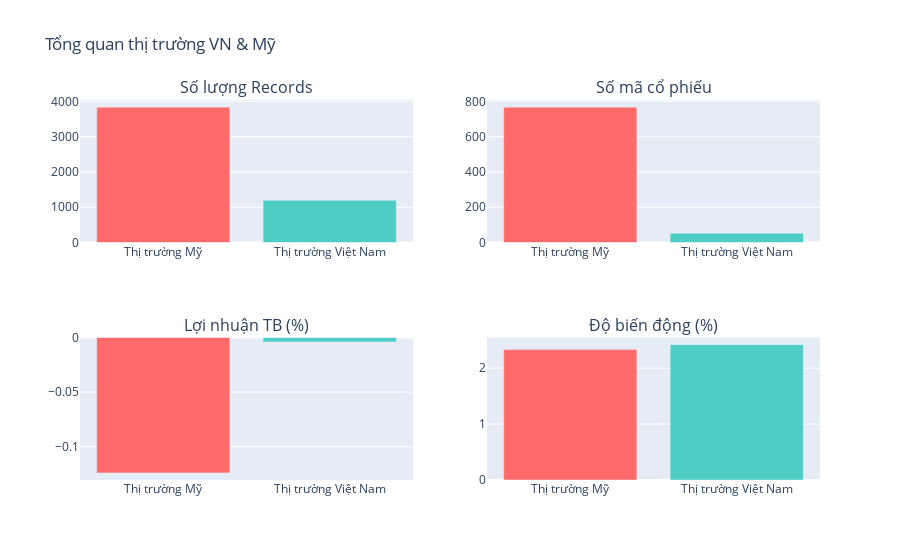

Here is the notebook cell this chart was saved with:
### Code cell
# 📊 1. TỔNG QUAN THỊ TRƯỜNG
def get_market_overview():
    query = """
    SELECT 
        CASE 
            WHEN source IN ('finnhub', 'alphavantage', 'polygon') THEN 'Thị trường Mỹ'
            WHEN source = 'yahoo' THEN 'Thị trường Việt Nam'
            ELSE 'Khác'
        END as market,
        COUNT(*) as records,
        COUNT(DISTINCT symbol) as symbols,
        AVG(close_price) as avg_price,
        AVG(daily_return) as avg_return,
        STDDEV(daily_return) as volatility,
        AVG(volume) as avg_volume,
        MIN(date) as start_date,
        MAX(date) as end_date
    FROM stocks.stocks_daily_all
    WHERE daily_return IS NOT NULL
    GROUP BY 
        CASE 
            WHEN source IN ('finnhub', 'alphavantage', 'polygon') THEN 'Thị trường Mỹ'
            WHEN source = 'yahoo' THEN 'Thị trường Việt Nam'
            ELSE 'Khác'
        END
    ORDER BY records DESC
    """
    return pd.read_sql(query, conn)

df_overview = get_market_overview()
print("📈 TỔNG QUAN THỊ TRƯỜNG:")
print(df_overview.round(2).to_string(index=False))

# Biểu đồ tổng quan
fig = make_subplots(
    rows=2, cols=2,
    subplot_titles=('Số lượng Records', 'Số mã cổ phiếu', 'Lợi nhuận TB (%)', 'Độ biến động (%)'),
    specs=[[{"type": "bar"}, {"type": "bar"}], [{"type": "bar"}, {"type": "bar"}]]
)

colors = ['#FF6B6B', '#4ECDC4']
fig.add_trace(go.Bar(x=df_overview['market'], y=df_overview['records'], name='Records', marker_color=colors), row=1, col=1)
fig.add_trace(go.Bar(x=df_overview['market'], y=df_overview['symbols'], name='Symbols', marker_color=colors), row=1, col=2)
fig.add_trace(go.Bar(x=df_overview['market'], y=df_overview['avg_return'], name='Avg Return', marker_color=colors), row=2, col=1)
fig.add_trace(go.Bar(x=df_overview['market'], y=df_overview['volatility'], name='Volatility', marker_color=colors), row=2, col=2)

fig.update_layout(height=600, title_text="Tổng quan thị trường VN & Mỹ", showlegend=False)
fig.show()

### Figure 1 — Plotly figure (JSON) as saved in the notebook; plotly's stock layout.template omitted (floating-point values rounded to 4 significant figures)
{"data": [{"marker": {"color": ["#FF6B6B", "#4ECDC4"]}, "name": "Records", "type": "bar", "x": ["Thị trường Mỹ", "Thị trường Việt Nam"], "xaxis": "x", "y": [3838, 1195], "yaxis": "y"}, {"marker": {"color": ["#FF6B6B", "#4ECDC4"]}, "name": "Symbols", "type": "bar", "x": ["Thị trường Mỹ", "Thị trường Việt Nam"], "xaxis": "x2", "y": [767, 52], "yaxis": "y2"}, {"marker": {"color": ["#FF6B6B", "#4ECDC4"]}, "name": "Avg Return", "type": "bar", "x": ["Thị trường Mỹ", "Thị trường Việt Nam"], "xaxis": "x3", "y": [-0.1239, -0.004071], "yaxis": "y3"}, {"marker": {"color": ["#FF6B6B", "#4ECDC4"]}, "name": "Volatility", "type": "bar", "x": ["Thị trường Mỹ", "Thị trường Việt Nam"], "xaxis": "x4", "y": [2.333, 2.422], "yaxis": "y4"}], "layout": {"annotations": [{"font": {"size": 16}, "showarrow": false, "text": "Số lượng Records", "x": 0.225, "xanchor": "center", "xref": "paper", "y": 1, "yanchor": "bottom", "yref": "paper"}, {"font": {"size": 16}, "showarrow": false, "text": "Số mã cổ phiếu", "x": 0.775, "xanchor": "center", "xref": "paper", "y": 1, "yanchor": "bottom", "yref": "paper"}, {"font": {"size": 16}, "showarrow": false, "text": "Lợi nhuận TB (%)", "x": 0.225, "xanchor": "center", "xref": "paper", "y": 0.375, "yanchor": "bottom", "yref": "paper"}, {"font": {"size": 16}, "showarrow": false, "text": "Độ biến động (%)", "x": 0.775, "xanchor": "center", "xref": "paper", "y": 0.375, "yanchor": "bottom", "yref": "paper"}], "autosize": true, "showlegend": false, "title": {"text": "Tổng quan thị trường VN & Mỹ"}, "xaxis": {"anchor": "y", "autorange": true, "domain": [0, 0.45], "range": [-0.5, 1.5], "type": "category"}, "xaxis2": {"anchor": "y2", "autorange": true, "domain": [0.55, 1], "range": [-0.5, 1.5], "type": "category"}, "xaxis3": {"anchor": "y3", "autorange": true, "domain": [0, 0.45], "range": [-0.5, 1.5], "type": "category"}, "xaxis4": {"anchor": "y4", "autorange": true, "domain": [0.55, 1], "range": [-0.5, 1.5], "type": "category"}, "yaxis": {"anchor": "x", "autorange": true, "domain": [0.625, 1], "range": [0, 4040], "type": "linear"}, "yaxis2": {"anchor": "x2", "autorange": true, "domain": [0.625, 1], "range": [0, 807.4], "type": "linear"}, "yaxis3": {"anchor": "x3", "autorange": true, "domain": [0, 0.375], "range": [-0.1304, 0], "type": "linear"}, "yaxis4": {"anchor": "x4", "autorange": true, "domain": [0, 0.375], "range": [0, 2.549], "type": "linear"}}}
